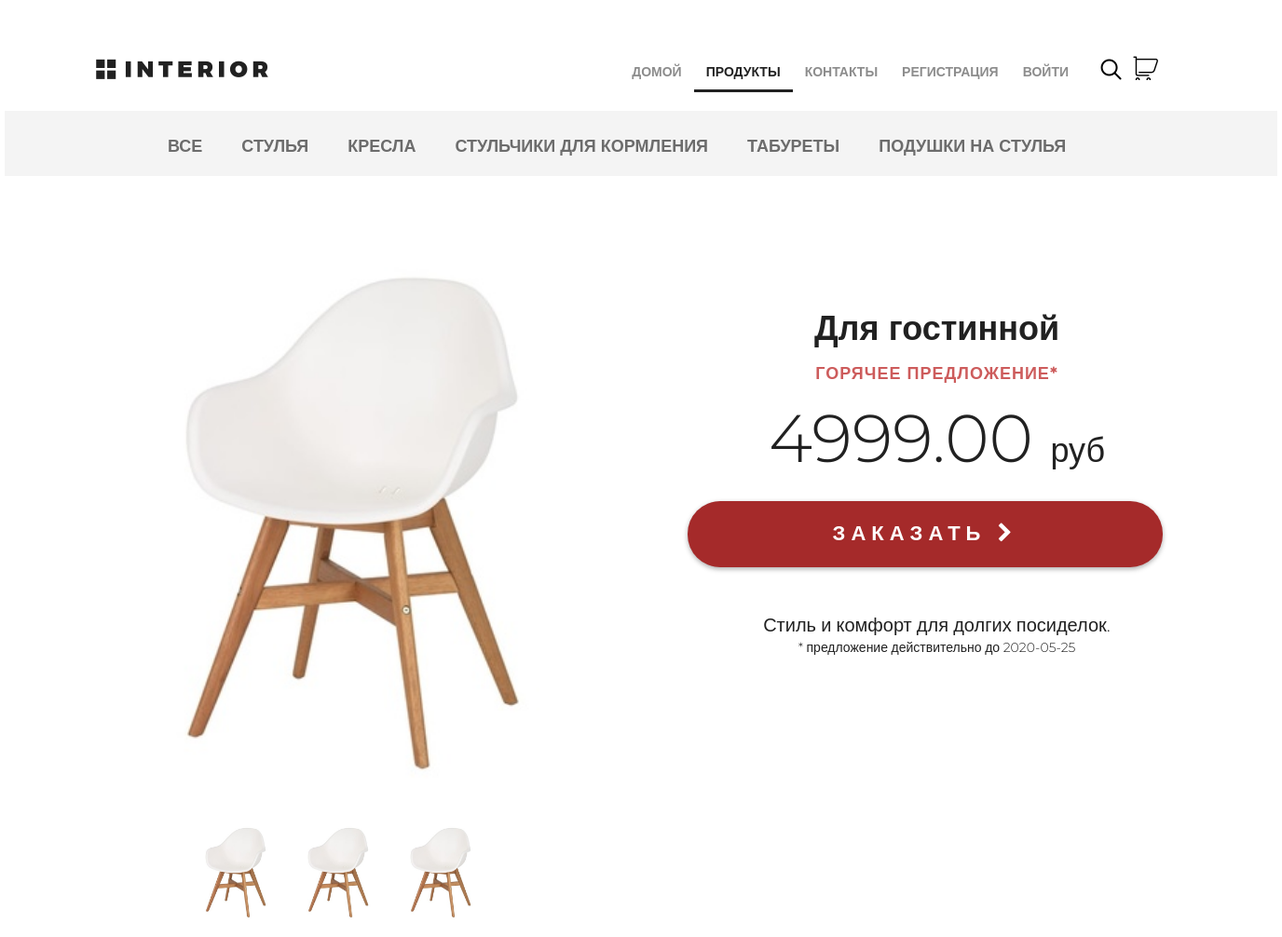
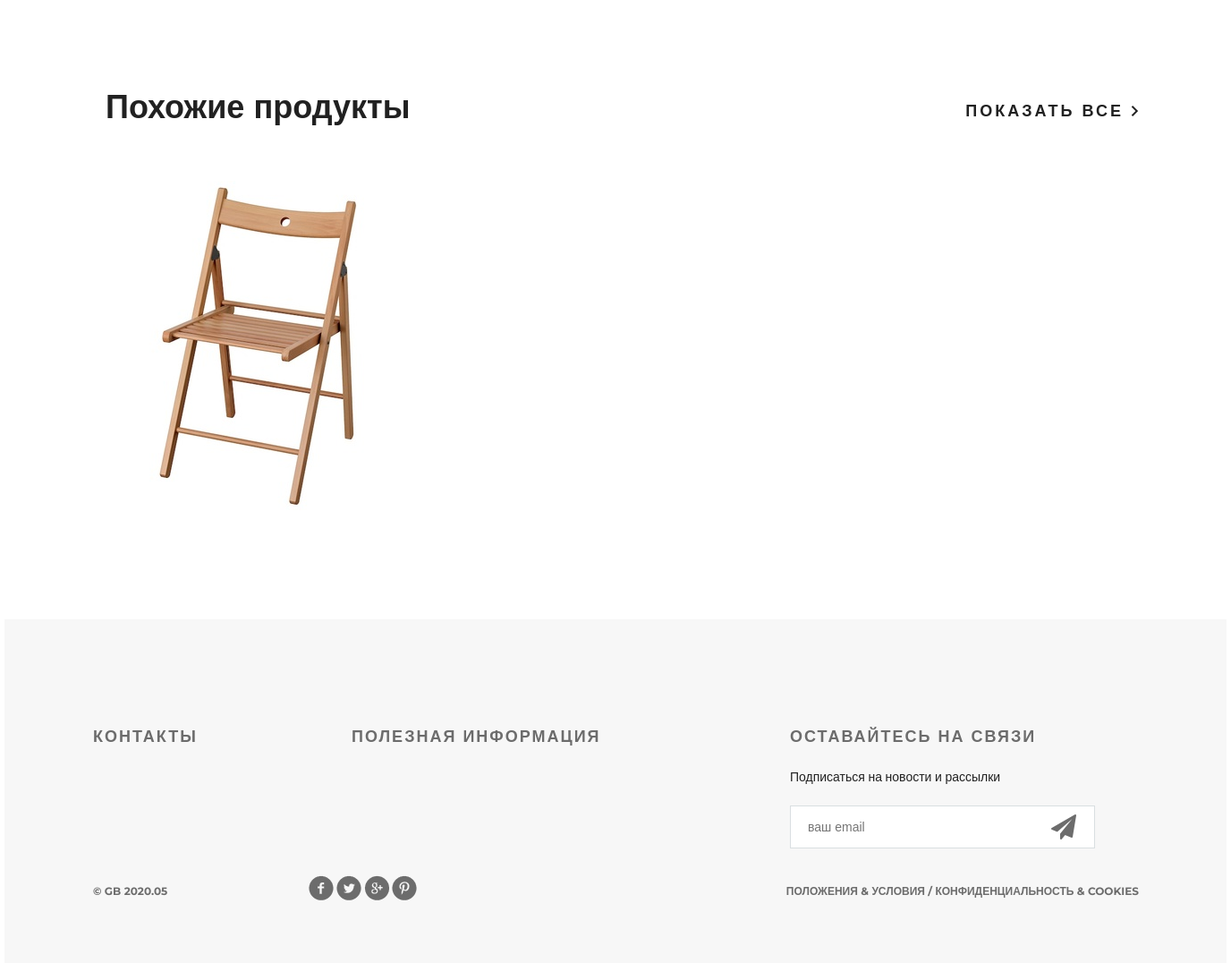
Screenshot of /products/ with the database file from the repository (2 pictures, top to bottom).
### mainapp/models.py (models this page shows, shortened)
class ProductCategory(models.Model):
    name = models.CharField(verbose_name='имя', max_length=64, unique=True)
    description = models.TextField(verbose_name='описание', blank=True)

class Product(models.Model):
    category = models.ForeignKey(ProductCategory, on_delete=models.CASCADE)
    name = models.CharField(verbose_name='имя продукта', max_length=128)
    image = models.ImageField(upload_to='product_img', blank=True)
    description = models.TextField(verbose_name='описание продукта', blank=True)
    price = models.DecimalField(verbose_name='цена продукта', max_digits=8, decimal_places=2, default=0)
    quantity = models.PositiveIntegerField(verbose_name='кол-во на складе', default=0)

### mainapp/views.py (the view, shortened to what this page needs)
# urls.py: path('', mainapp.products, name='index'),
def products(request, pk=None):
    title = "Продукты"
    links_menu = ProductCategory.objects.all()
    basket = get_basket(request.user)
    if request.user.is_authenticated:
        basket = Basket.objects.filter(user=request.user)
    hot_product = get_hot_product()
    same_products = get_same_products(hot_product)
    content = {
        'title': title,
        'links_menu': links_menu,
        'hot_product': hot_product,
        'same_products': same_products,
        'basket': basket,
    }
    return render(request, 'mainapp/products.html', content)

### mainapp/views.py (called while the page is built)
def get_basket(user):
    if user.is_authenticated:
        return Basket.objects.filter(user=user)
    else:
        return []

def get_hot_product():
    products = Product.objects.all()
    return random.sample(list(products), 1)[0]

def get_same_products(hot_product):
    same_products = Product.objects.filter(category=hot_product.category).\
                                    exclude(pk=hot_product.pk)[:3]
    return same_products

### mainapp/templates/mainapp/products.html (shortened to what this page needs)
{% extends 'mainapp/base.html' %}
{% load static%}
{% block menu %}
<body>
	<div class="container">
		<div class="hero-white">
			<div class="header clearfix">
				{% include 'mainapp/includes/inc_menu.html' %}
			</div>
		</div>
	</div>
{% endblock menu %}
{% block content %}
		<div class="details">
			{% include 'mainapp/includes/inc_categories_menu.html' %}
			<div class="details-products">
				<div class="details-slider">
					<div class="slider-product">
					  <img src="/media/{{ hot_product.image }}" width="550" height="550">
					</div>
					<div class="slider-control">
					  	<div class="block">
							<a href="#"><img src="/media/{{ hot_product.image }}" width="100" height="100" alt=""></a>
					  	</div>
					  	<div class="block">
							<a href="#"><img src="/media/{{ hot_product.image }}" width="100" height="100" alt=""></a>
					  	</div>
					  	<div class="block">
							<a href="#"><img src="/media/{{ hot_product.image }}" width="100" height="100" alt=""></a>
					  	</div>
					</div>
				</div>
				<div class="description">
					<h3 class="big-bold">{{ hot_product.name }}</h3>
					<h3 class="red">горячее предложение*</h3>
					<p class="price">{{ hot_product.price }} <span>руб</span></p>
					<a href="{% url 'basket:add' hot_product.pk %}" class="red-button">
						заказать <i class="fa fa-chevron-right" aria-hidden="true"></i>
					</a>
					<div class="description-text">
						{{ hot_product.description }}
						<p>* предложение действительно до {% now "Y-m-d"%}</p>
					</div>
				</div>
			</div>
			<div class="related">
				<div class="title clearfix">
					<h2>Похожие продукты</h2>
					<a class="explore" href="#">показать все <img src="{% static 'img/arrow.png' %}" alt=""></a>
				</div>
				<div class="related-products clearfix">
					{% for prod in same_products %}
					<div class="block">
						<a href="#"><img src="/media/{{prod.image}}" alt="{{same_prod.name}}">
						</a>
					</div>
					{% endfor %}
				</div>
			</div>
		</div>
		<div class="clr"></div>
{% endblock content %}

### mainapp/templates/mainapp/includes/inc_categories_menu.html (shortened to what this page needs)
<div class="links clearfix">
    <ul class="links-menu">
        <li>
            <a href="{% url 'products:category' 0 %}"
               class="">
                все
            </a>
        </li>
        {% for link in links_menu %}
            <li>
            <a href="{% url 'products:category' link.pk %}"
                class="">
                {{ link.name }}
            </a>
            </li>
        {% endfor %}
    </ul>
</div>

### static/css/style.css (style rules this page uses)
* { margin: 0; padding: 0; }
body { font-family: 'Montserrat', sans-serif; }
html, body { height: 100%; }
.clr { height: 384px; }
.container { width: 1366px; margin: 0 auto; min-height: 100%; }
.clearfix:after { content: ""; display: block; clear: both; }
.explore { text-transform: uppercase; color: #212121; font-size: 18px; font-weight: 700; line-height: 24px; text-align: center; float: right; margin-top: 138px; letter-spacing: 3px; text-decoration: none; }
.big-bold { color: #212121; font-size: 36px; font-weight: 700; text-align: left; margin-bottom: 24px; line-height: 36px; }
.title { height: 152px; margin-right: 15px; }
.title h2 { float: left; margin-top: 118px; color: #212121; font-size: 36px; font-weight: 700; text-align: left; margin-left: 15px; }
.red { text-transform: uppercase; color: #A52A2A; font-size: 18px; font-weight: 700; text-align: left; letter-spacing: 1px; line-height: 17px; margin-bottom: 22px; }
.hero-white { background-color: #fff; height: 119px; padding-left: 98px; padding-right: 211px; position: relative; }
.links { height: 70px; background-color: #f4f4f4; position: relative; padding-left: 175px; }
.links-menu { margin: 27px auto 0px; position: absolute; }
.links-menu li { float: left; list-style-type: none; padding-right: 42px; }
.links-menu li a { text-decoration: none; color: #6c6c6c; font-size: 18px; font-weight: 700; text-transform: uppercase; }
.details-products { padding-left: 98px; padding-right: 98px; margin-top: 98px; height: 721px; }
.details-slider { width: 570px; float: left; margin-right: 30px; }
.slider-product { width: 600px; height: 600px; }
.slider-control { width: 420px; height: 100px; padding-left: 100px; }
.slider-control .block { height: 100px; width: 100px; position: relative; float: left; margin-right: 10px; }
.description { width: 535px; float: right; padding-left: 35px }
.description .big-bold { color: #212121; font-size: 36px; font-weight: 700; text-align: center; margin-top: 47px; margin-bottom: 0px; }
.description .red { text-transform: uppercase; color: #CD5C5C; font-size: 18px; font-weight: 700; text-align: center; letter-spacing: 1px; line-height: 17px; margin-top: 23px; margin-bottom: 36px; }
.description .price { color: #212121; font-size: 72px; font-weight: 300; line-height: 48px; text-align: center; }
.description .price span { color: #212121; font-size: 36px; font-weight: 300; line-height: 48px; text-align: center; }
.red-button { display: block; height: 71px; width: 510px; border-radius: 35px; background-color: #A52A2A; text-align: center; text-transform: uppercase; text-decoration: none; color: #ffffff; font-size: 22px; font-weight: 700; line-height: 24px; box-shadow: 0px 2px 4.85px 0.15px rgba(33, 33, 33, 0.35); line-height: 70px; letter-spacing: 6px; margin-top: 31px; }
.description-text { margin-top: 50px; color: #212121; font-size: 20px; font-weight: 300; line-height: 24px; text-align: center; }
.description-text p { margin-bottom: 0.5em; font-size: 14px; }
.related { padding: 0px 98px; }
.related .title { height: 200px; margin-right: 0; }
.related .title h2 { margin-top: 95px; }
.related .title .explore { margin-top: 110px; }
.related-products { margin-bottom: 120px; }
.related-products .block a img { float: left; }
.related-products .block { float: left; margin-right: 30px; display: block; height: 370px; width: 370px; position: relative; }

### rows the page displays
ProductCategory: name "СТУЛЬЯ"
ProductCategory: name "КРЕСЛА"
ProductCategory: name "СТУЛЬЧИКИ ДЛЯ КОРМЛЕНИЯ"
ProductCategory: name "ТАБУРЕТЫ"
ProductCategory: name "ПОДУШКИ НА СТУЛЬЯ"
Product: image (picture), name "Для гостинной", price "4999.00", description "Стиль и комфорт для долгих посиделок."
Product: image (picture)
